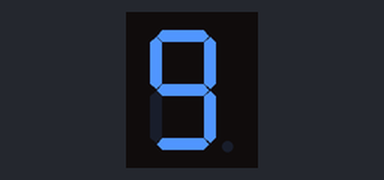
This sketch was run on a simulated Arduino Uno, built with avr-gcc and run on an emulated ATmega328P. Shown: 1-digit seven-segment display. Wiring (inferred from the names in the program): 1-digit 7-segment display, segments lit when HIGH: segments pin 2, pin 3, pin 4, pin 5, pin 6, pin 7, pin 8. The segment pins are drawn as the display they are named for.

Above: at 0.1 s.
At 1.1 s:
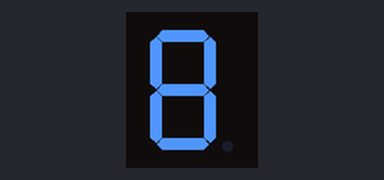
At 2.1 s:
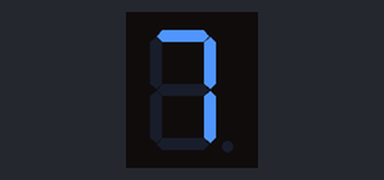
At 4.1 s:
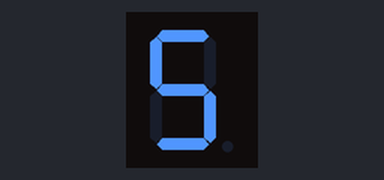
At 6.1 s:
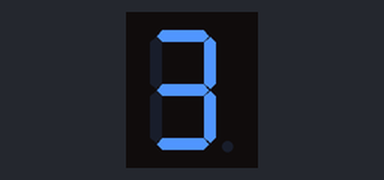
At 9.1 s:
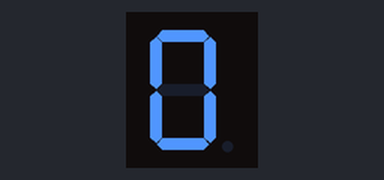

Measured:
- by itself, everything shown: repeats every 10.0 s, in 10 steps
- what the display in image 1 shows lasts 1.0 s, from 1.0 s to 2.0 s

The sketch:

Seven_Segment_Reverse.ino
```cpp
/*
 * 7-Segment Pin (CC)      Arduino UNO Pin
 * Segment a (via 220Ω) ---> Pin 2
 * Segment b (via 220Ω) ---> Pin 3
 * Segment c (via 220Ω) ---> Pin 4
 * Segment d (via 220Ω) ---> Pin 5
 * Segment e (via 220Ω) ---> Pin 6
 * Segment f (via 220Ω) ---> Pin 7
 * Segment g (via 220Ω) ---> Pin 8
 * Common Cathode (GND) ---> GND
 */

int seg[] = {2, 3, 4, 5, 6, 7, 8};

int num[10][7] = {
    {1, 1, 1, 1, 1, 1, 0},  // 0
    {0, 1, 1, 0, 0, 0, 0},  // 1
    {1, 1, 0, 1, 1, 0, 1},  // 2
    {1, 1, 1, 1, 0, 0, 1},  // 3
    {0, 1, 1, 0, 0, 1, 1},  // 4
    {1, 0, 1, 1, 0, 1, 1},  // 5
    {1, 0, 1, 1, 1, 1, 1},  // 6
    {1, 1, 1, 0, 0, 0, 0},  // 7
    {1, 1, 1, 1, 1, 1, 1},  // 8
    {1, 1, 1, 1, 0, 1, 1}   // 9
};

void setup() {
  for (int i = 0; i < 7; i++) {
    pinMode(seg[i], OUTPUT);
  }
}

void loop() {
  // Decrementing loop to count down from 9 to 0
  for (int i = 9; i >= 0; i--) {
    for (int j = 0; j < 7; j++) {
      digitalWrite(seg[j], num[i][j]);
    }
    delay(1000);
  }
}
```
